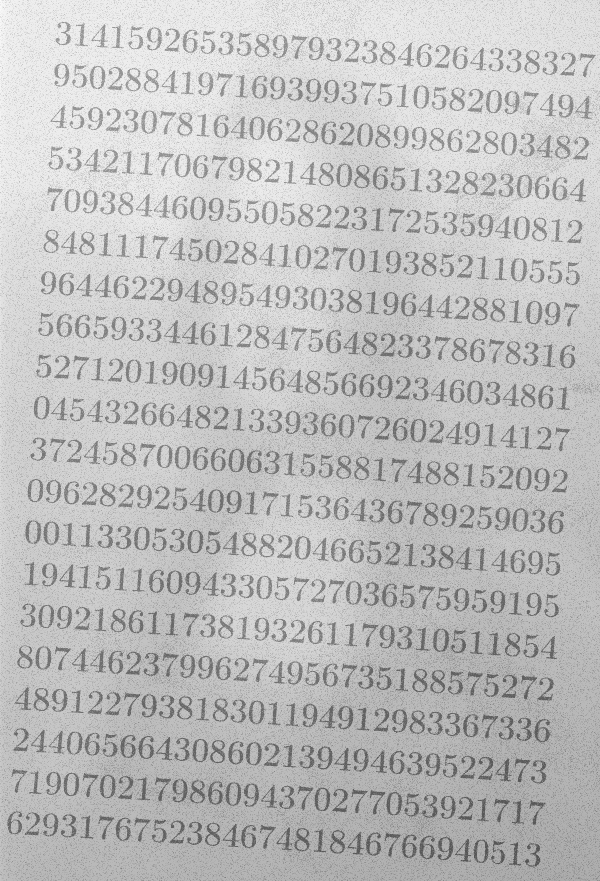
%> input picture trabalho 2/Versão Final/Questão 1/morf_test.png, 600 x 881 px
$ octave 'Questão1.m'   (GNU Octave 9; MATLAB toolbox functions it lacks are replaced by stand-ins)
%> lines starting %> are read from the running program, lines starting %| are printed output that depends on the picture; in (x1, y1, x2, y2) boxes, pixels count from 0 and x2, y2 are one past the last pixel; in counts of white or black regions, pixels touching at a corner belong together; the program's own positions count from 1
% Universidade de Brasília
% Introdução ao Processamento de Imagem
% Tiago de Souza Fernandes - 18/0131818
%
% Algoritmo de binarização de imagem com fundo não homogêneo.

% Lê a imagem
I = imread('morf_test.png');
%> I is the input picture: size 881x600 uint8; min 85, max 251, mean 190.6

% Aplica o filtro de média no domínio do espaço
es = fspecial('average', 2);
I = imfilter(I, es);

% Inverte a imagem
I=255-I;

% Aplica as transformadas top-hat e bottom-hat
es = strel('disk', 3);
I = imsubtract(imadd(imtophat(I,es), I), imbothat(I,es));
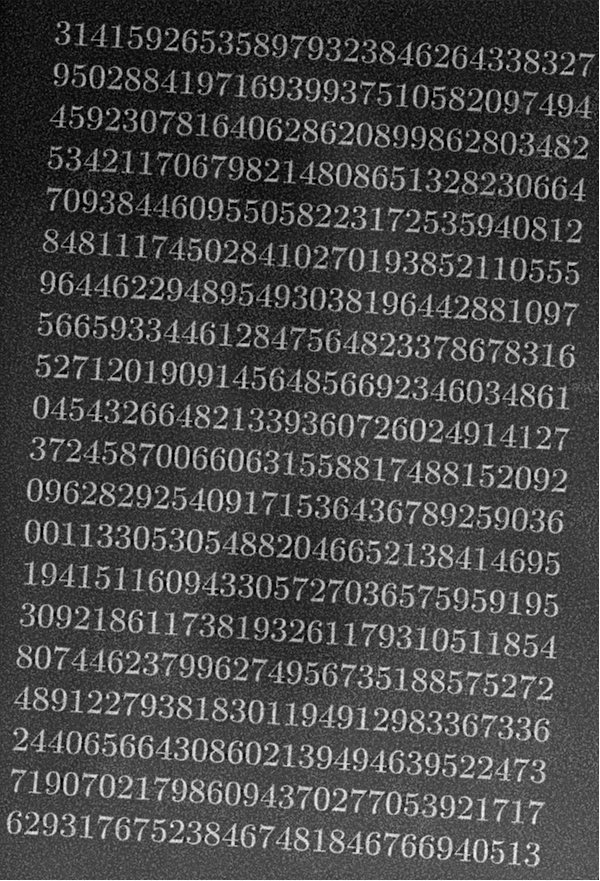
%> I: size 881x600 uint8; min 0, max 255, mean 70.2

% Aplica uma abertura na imagem para obter o fundo
es = strel('disk', 5, 8);
background = imopen(I, es);
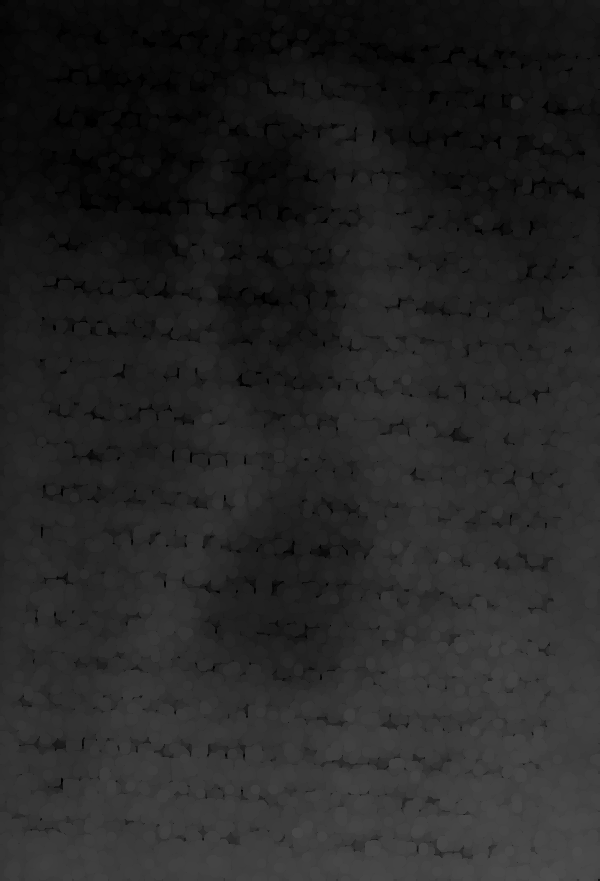
%> background: size 881x600 uint8; min 0, max 78, mean 36.9

% Mostra o fundo isolado
figure;imshow(255-background);
%> after `imshow(255-background)`:
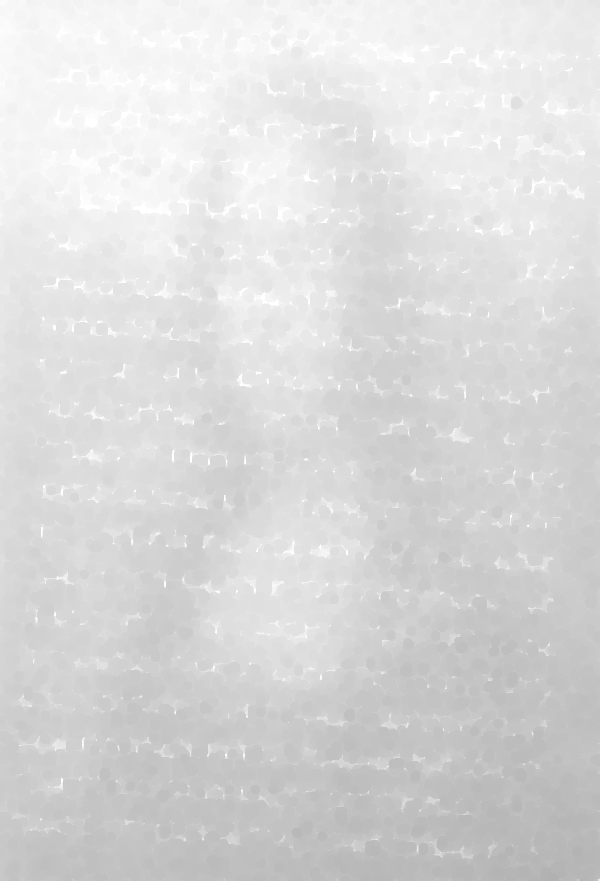
%> displayed picture: size 881x600, on the screen's scale of 0 to 255; min 177, max 255, mean 218.1

% Retira o fundo da imagem e a ajusta
I = I-background;
I = imadjust(I);
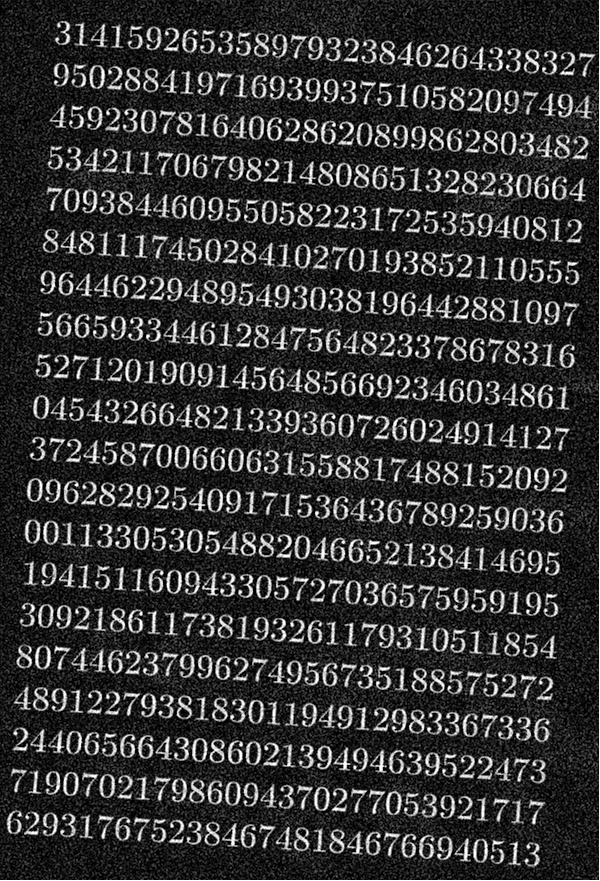
%> I: size 881x600 uint8; min 0, max 255, mean 52.3

% Binariza a imagem
G = graythresh(I);
%> G = 0.408
I = imbinarize(I,G);
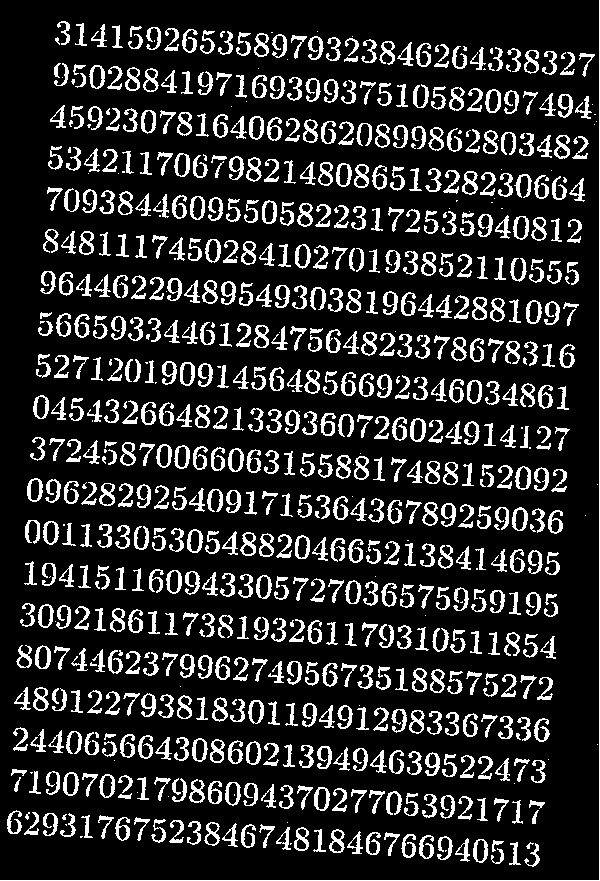
%> I: size 881x600 logical; 16.3% white; 795 white regions (117 under 20 px), largest, box (x1, y1, x2, y2) and area: (0, 0, 600, 881) 1480, (410, 418, 426, 442) 180, (558, 94, 573, 118) 179

% Realiza as operações morfológicas de dilatação,
% erosão e fechamento
es = strel('disk', 1);
I = imdilate(I, es);
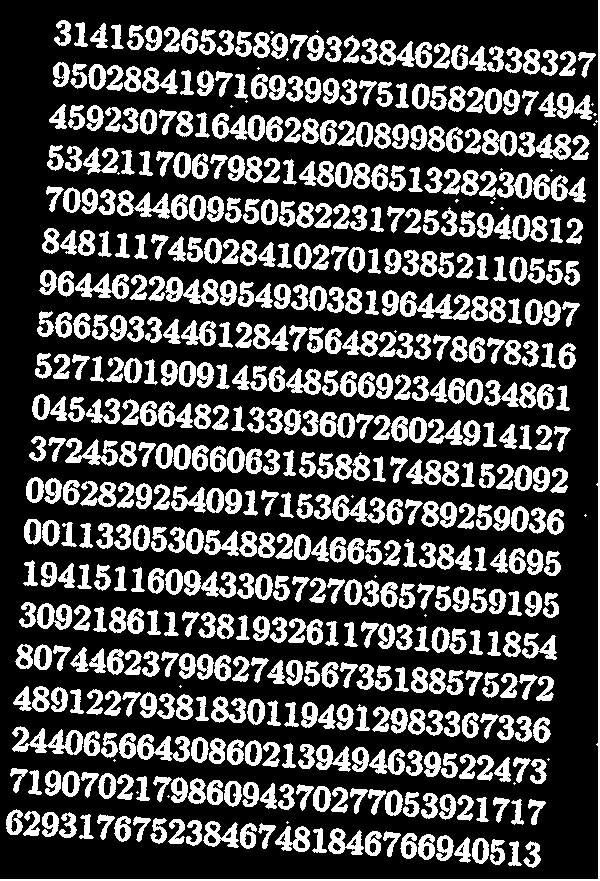
%> I: size 881x600 logical; 28.1% white; 570 white regions (31 under 20 px), largest, box (x1, y1, x2, y2) and area: (0, 0, 600, 881) 2971, (360, 38, 432, 68) 1036, (400, 291, 470, 320) 999
I = imerode(I, es);
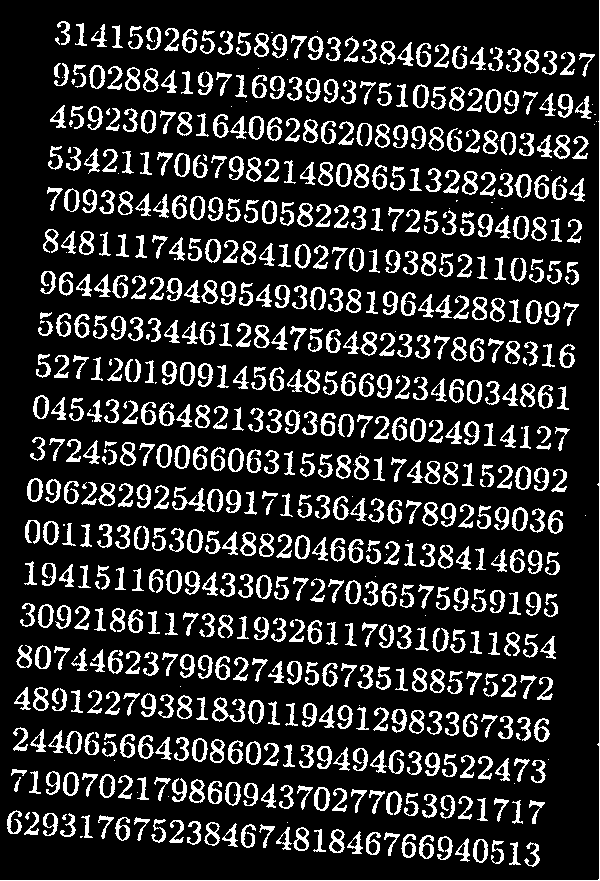
%> I: size 881x600 logical; 16.8% white; 725 white regions (77 under 20 px), largest, box (x1, y1, x2, y2) and area: (0, 0, 600, 881) 1490, (287, 369, 320, 394) 309, (212, 697, 245, 722) 296
I = imclose(I, es);

% Inverte novamente a imagem
I = 1-I;

% Mostra o resultado final
figure;imshow(I);
